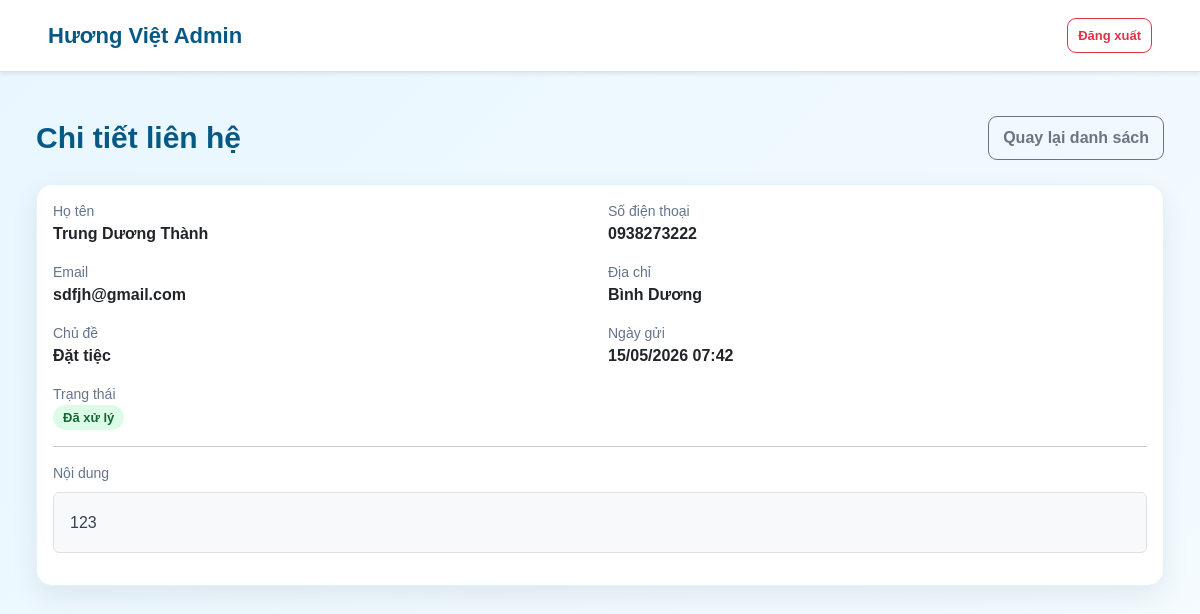
The app's page /admin/contacts/view.php?id=3 (signed in) with its own data.
### tables this page shows
CREATE TABLE `contact_messages` (
  `id` int(11) NOT NULL,
  `full_name` varchar(255) NOT NULL,
  `phone` varchar(50) DEFAULT NULL,
  `email` varchar(255) DEFAULT NULL,
  `address` varchar(255) DEFAULT NULL,
  `subject` varchar(255) DEFAULT NULL,
  `message` text DEFAULT NULL,
  `status` varchar(50) DEFAULT 'Chưa xử lý',
  `created_at` datetime DEFAULT current_timestamp()
);

### admin/auth.php (called while the page is built, shortened)
<?php
function e($value)
{
    return htmlspecialchars((string) $value, ENT_QUOTES, 'UTF-8');
}
?>

### admin/contacts/view.php (the view, shortened to what this page needs)
<?php
require_once __DIR__ . "/../auth.php";
mysqli_query($conn, "
    CREATE TABLE IF NOT EXISTS contact_messages (
        id INT AUTO_INCREMENT PRIMARY KEY,
        full_name VARCHAR(255) NOT NULL,
        phone VARCHAR(50),
        email VARCHAR(255),
        address VARCHAR(255),
        subject VARCHAR(255),
        message TEXT,
        status VARCHAR(50) DEFAULT 'Chưa xử lý',
        created_at DATETIME DEFAULT CURRENT_TIMESTAMP
    ) ENGINE=InnoDB DEFAULT CHARSET=utf8mb4
");
$id = (int) ($_GET['id'] ?? 0);
$contact = null;
if ($id > 0) {
    $stmt = mysqli_prepare($conn, "
        SELECT id, full_name, phone, email, address, subject, message, status, created_at
        FROM contact_messages
        WHERE id = ?
    ");
    mysqli_stmt_bind_param($stmt, "i", $id);
    mysqli_stmt_execute($stmt);
    $contact = mysqli_fetch_assoc(mysqli_stmt_get_result($stmt));
}
if (!function_exists('contactStatusBadge')) {
    function contactStatusBadge($status)
    {
        return match ($status) {
            'Chưa xử lý' => 'warning',
            'Đang xử lý' => 'primary',
            'Đã xử lý' => 'success',
            default => 'secondary',
        };
    }
}
?>
<!doctype html>
<html lang="vi">
<head>
    <link href="https://cdn.jsdelivr.net/npm/bootstrap@5.3.3/dist/css/bootstrap.min.css" rel="stylesheet">
    <link rel="stylesheet" href="/huongviet/assets/css/admin/base.css?v=<?php echo time(); ?>">
    <link rel="stylesheet" href="/huongviet/assets/css/admin/contacts.css?v=<?php echo time(); ?>">
</head>
<body class="bg-light">
    <nav class="navbar navbar-expand-lg bg-white border-bottom shadow-sm">
        <div class="container">
            <a class="navbar-brand fw-bold" href="/huongviet/admin/dashboard.php">Hương Việt Admin</a>
            <a class="btn btn-outline-danger btn-sm" href="/huongviet/admin/logout.php">Đăng xuất</a>
        </div>
    </nav>
    <main class="container py-4">
        <div class="d-flex flex-wrap justify-content-between align-items-center gap-2 mb-4">
            <h1 class="h3 mb-0">Chi tiết liên hệ</h1>
            <a class="btn btn-outline-secondary" href="/huongviet/admin/contacts/index.php">Quay lại danh sách</a>
        </div>
        <?php if (!$contact) { ?>
            <div class="alert alert-warning shadow-sm">Không tìm thấy liên hệ.</div>
        <?php } else { ?>
            <div class="card border-0 shadow-sm">
                <div class="card-body">
                    <div class="row g-3 mb-3">
                        <div class="col-md-6">
                            <div class="text-muted small">Họ tên</div>
                            <div class="fw-semibold"><?php echo e($contact['full_name']); ?></div>
                        </div>
                        <div class="col-md-6">
                            <div class="text-muted small">Số điện thoại</div>
                            <div class="fw-semibold"><?php echo e($contact['phone']); ?></div>
                        </div>
                        <div class="col-md-6">
                            <div class="text-muted small">Email</div>
                            <div class="fw-semibold"><?php echo e($contact['email']); ?></div>
                        </div>
                        <div class="col-md-6">
                            <div class="text-muted small">Địa chỉ</div>
                            <div class="fw-semibold"><?php echo e($contact['address']); ?></div>
                        </div>
                        <div class="col-md-6">
                            <div class="text-muted small">Chủ đề</div>
                            <div class="fw-semibold"><?php echo e($contact['subject']); ?></div>
                        </div>
                        <div class="col-md-6">
                            <div class="text-muted small">Ngày gửi</div>
                            <div class="fw-semibold"><?php echo e(date('d/m/Y H:i', strtotime($contact['created_at']))); ?></div>
                        </div>
                        <div class="col-md-6">
                            <div class="text-muted small">Trạng thái</div>
                            <span class="badge text-bg-<?php echo contactStatusBadge($contact['status']); ?>">
                                <?php echo e($contact['status']); ?>
                            </span>
                        </div>
                    </div>
                    <hr>
                    <div class="mb-3">
                        <div class="text-muted small mb-2">Nội dung</div>
                        <div class="p-3 bg-light rounded border" style="white-space: pre-wrap;"><?php echo e($contact['message']); ?></div>
                    </div>
                </div>
            </div>
        <?php } ?>
    </main>
</body>
</html>

### assets/css/admin/base.css (style rules this page uses)
body { margin: 0; background: linear-gradient(135deg, #e8f6ff, #f5fbff); color: #1f2937; font-family: Arial, sans-serif; }
.admin-topbar, .navbar { background: #ffffff !important; box-shadow: 0 4px 18px rgba(15, 23, 42, 0.08); padding: 14px 0; margin-bottom: 24px; }
.admin-brand, .navbar-brand { font-size: 22px; font-weight: 900; color: #075985 !important; text-decoration: none; }
.admin-container, main.container, .navbar .container { width: min(1280px, 94%); max-width: none; }
.admin-container, main.container { margin: 0 auto; padding: 20px 0 50px !important; }
.admin-page-title h1, main h1.h3 { margin: 0 0 6px; font-size: 30px; font-weight: 900; color: #075985; }
.admin-page-title p, main .text-muted { color: #64748b !important; }
.admin-card, .card { background: #ffffff; border-radius: 16px !important; padding: 0; box-shadow: 0 10px 28px rgba(15, 23, 42, 0.08) !important; border: 1px solid rgba(14, 165, 233, 0.12) !important; margin-bottom: 24px; }
.admin-btn, .btn { display: inline-block; padding: 9px 14px; border-radius: 9px !important; text-decoration: none; font-weight: 700; cursor: pointer; transition: 0.2s; }
.admin-actions, .btn-group, .d-flex.flex-wrap.gap-1, .d-flex.flex-wrap.gap-2 { display: flex; flex-wrap: wrap; gap: 6px; }
.admin-actions .admin-btn, .btn-sm, .btn-group-sm > .btn { padding: 7px 10px; font-size: 13px; }
.admin-badge, .badge { display: inline-block; padding: 6px 10px; border-radius: 999px; font-size: 13px; font-weight: 800; }
.admin-badge-success, .text-bg-success { background: #dcfce7 !important; color: #166534 !important; }

### assets/css/admin/contacts.css (style rules this page uses)
.contact-message-box, .bg-light.rounded.border { line-height: 1.7; color: #334155; }

### records on screen
contact_messages: full_name "Trung Dương Thành", phone "0938273222", email "sdfjh@gmail.com", address "Bình Dương", subject "Đặt tiệc", created_at "15/05/2026 07:42", status "Đã xử lý", message "123"
